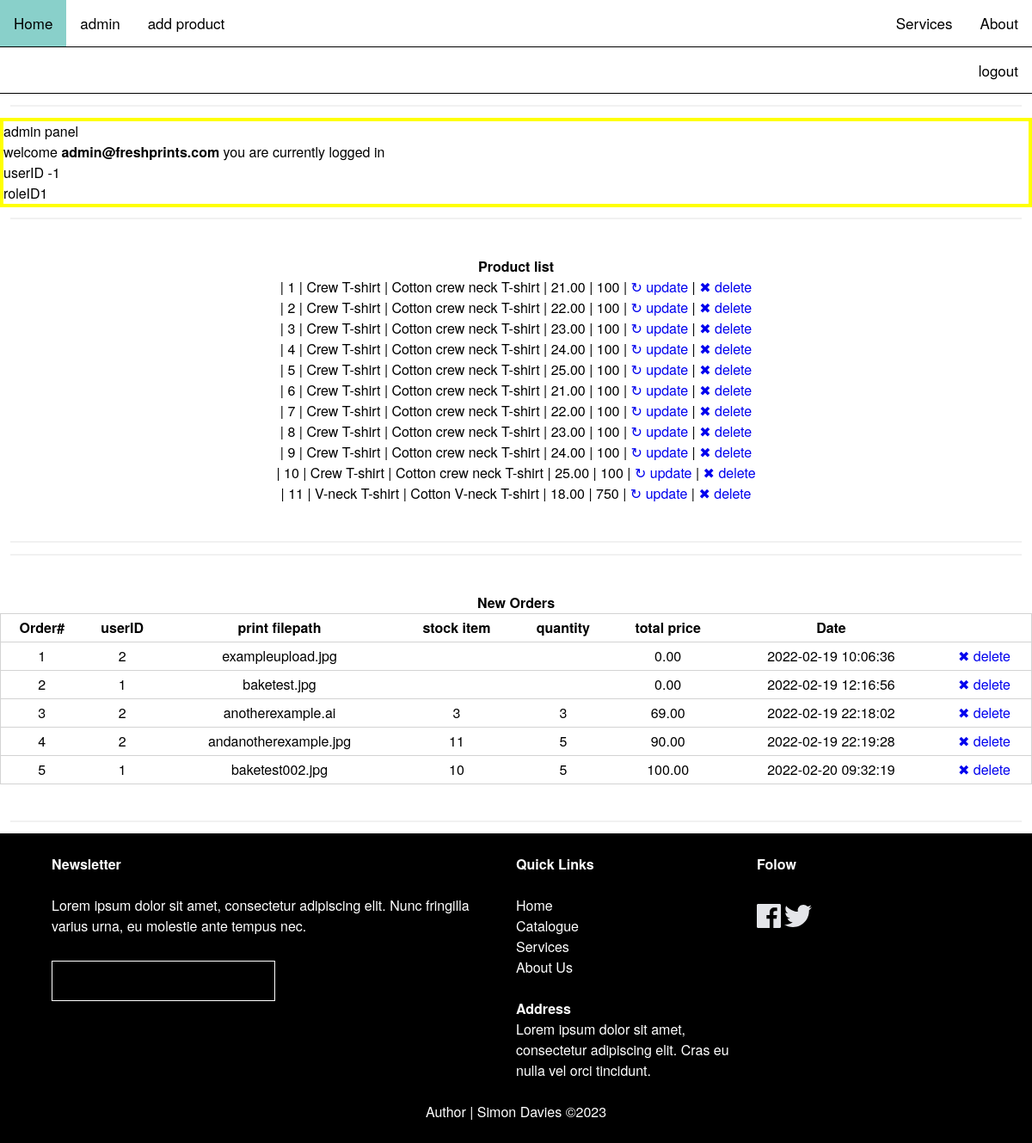
The page /view/admin.php (signed in) on the database its author committed.
### tables this page shows
CREATE TABLE `product` (
  `productID` int(11) NOT NULL,
  `productTitle` varchar(50) NOT NULL,
  `description` text NOT NULL,
  `price` decimal(6,2) NOT NULL,
  `qty` int(5) NOT NULL,
  `colourID` int(11) NOT NULL,
  `sizeID` int(11) NOT NULL,
  `catID` int(11) NOT NULL
);

CREATE TABLE `productionOrder` (
  `orderID` int(11) NOT NULL,
  `userID` int(11) NOT NULL,
  `artUpload` varchar(100) DEFAULT NULL,
  `productID` int(11) DEFAULT NULL,
  `orderQty` int(5) DEFAULT NULL,
  `orderPrice` decimal(6,2) NOT NULL,
  `date` timestamp NOT NULL DEFAULT CURRENT_TIMESTAMP ON UPDATE CURRENT_TIMESTAMP
);

### model/functions.php (called while the page is built, shortened)
<?php
function get_products(){
  global $pdo;
  $sql = 'SELECT * FROM product';
  $result = $pdo->query($sql);
  return $result;
}
function get_orders(){
  global $pdo;
  $sql = "SELECT *
  FROM productionOrder;";
  $statement = $pdo->prepare($sql);
  $statement->execute();
  $result = $statement->fetchAll();
  return $result;
}
?>

### view/admin.php (the view, shortened to what this page needs)
<?php
require('../model/pdo.php');
require('../model/functions.php')
?>
<!DOCTYPE html>
<html lang="en">
<head>
  <link rel="stylesheet" href="../css/reset.css">
  <link rel="stylesheet" href="../css/style.css">
  <link rel="stylesheet" href="https://cdnjs.cloudflare.com/ajax/libs/font-awesome/4.7.0/css/font-awesome.min.css">
</head>
<body>
<?php
require('navigation.php');
?>
<hr>
<?php require('section_account.php'); ?>
<section class="section_container">
<h2>Product list</h2>
<?php
$result = get_products();
foreach($result as $row):
echo '<p> | ' . $row['productID'] . ' | ' . $row['productTitle'] . ' | ' . $row['description'] . ' | ' . $row['price'] . ' | ' . $row['qty'] . ' |';
echo ' <a href="form_productUpdate.php?productID=' . $row['productID'] . '"> &#8635; update </a> |  ';
echo ' <a href="deleteProduct.php?productID=' . $row['productID'] . '"> &#10006; delete </a> </p>' ;
endforeach;
?>
</section>
<hr>
<hr>
<section class="section_container">
<h2>New Orders</h2>
<table>
  <th>Order#</th><th>userID</th><th>print filepath</th><th>stock item</th><th>quantity</th><th>total price</th><th>Date</th><th></th>
<?php
$result = get_orders();
foreach ($result as $row):
echo '<tr> <td>' . $row['orderID'] . '</td><td>' . $row['userID'] . '</td><td>' . $row['artUpload'] . '</td><td>' . $row['productID'] . '</td><td>' . $row['orderQty'] . '</td>';
echo '<td>' . $row['orderPrice'] . '</td><td>' . $row['date'] . '</td> <td><a href="deleteOrder.php?orderID=' . $row['orderID'] . ' "> &#10006; delete </a></td></tr>';
endforeach;
?>
</table>
</section>
<hr>
<?php require('footer.php');?>
</body>
</html>

### view/navigation.php (shortened to what this page needs)
<div class="topnav" id="myTopnav">
<nav class="flex split">
  <div>
    <a href="home.php" >Home</a>
    <?php if(isset($_SESSION['loggedin'])){
              if($_SESSION['roleID'] == '1'){
    echo'<a href="admin.php" class="canHide">admin</a>
         <a href="form_productAdd.php" class="canHide">add product</a>';
       }
      } ?>
  </div>
  <div>
    <a href="#" class="canHide">Services</a>
    <a href="#" class="canHide">About</a>
  </div>
</nav>
<div class="subnav flex">
  <?php if(!isset($_SESSION['loggedin'])){
    echo '<a href="signup.php" class="canHide">signup / login</a>';
  } else {
    echo '<a href="../controller/logoutController.php" class="canHide" >logout</a>';
  }
  ?>
</div>
</div>

### view/section_account.php (shortened to what this page needs)
<?php if(isset($_SESSION['loggedin'])){
?>
<section class="grid col3">
  <div class="admin">
  <p>admin panel</p>
  <?php if(isset($_SESSION['loggedin'])) {
    echo 'welcome <strong>' . $_SESSION['username'] . '</strong> you are currently logged in';
    echo '<p>userID -' . $_SESSION['userID'] . '</p>';
    echo '<p>roleID' . $_SESSION['roleID'] . '</p>';
   }?>
  </div>
</section>
<hr>
<?php } ?>

### view/footer.php (shortened to what this page needs)
<footer>
<div class="grid col4">
<div class="">
<h3>Newsletter</h3>
<br>
<p>Lorem ipsum dolor sit amet, consectetur adipiscing elit. Nunc fringilla varius urna, eu molestie ante tempus nec.</p>
<br>
<input type="text" title="newsletterSignup"></input>
<br>
</div>
<div class="">
<h3>Quick Links</h3>
<br>
<ul>
  <li>Home</li>
  <li>Catalogue</li>
  <li>Services</li>
  <li>About Us</li>
</ul>
<br>
<h3>Address</h3>
<p>Lorem ipsum dolor sit amet, consectetur adipiscing elit. Cras eu nulla vel orci tincidunt. </p>
<br>
</div>
<div class="">
<h3>Folow</h3>
<div class="social"><strong class="fab fa-facebook fa-2x" style="color: #E4E5E9"></strong> <strong class="fab fa-twitter fa-2x" style="color: #E4E5E9"></strong></div>
<br>
</div>
</div>
<div><?php echo "Author | Simon Davies &copy" . date('Y'); ?></div>
</footer>

### css/style.css (style rules this page uses)
* { box-sizing: border-box; }
body { margin: 0; font-family: "HelveticaNeue-Light", "Helvetica Neue Light", "Helvetica Neue", Helvetica, Arial, "Lucida Grande", sans-serif; font-weight: 300; max-width: 100%; font-size: 16px; font-weight: 500; }
.flex { display:flex; }
.split { justify-content: space-between; }
.grid { display:grid; grid-gap:20px; padding:0px; }
.col3 { grid-template-columns: repeat(3, 1fr); }
.col4 { grid-template-columns: 2fr repeat(2,1fr); margin:0 5vw; text-align: left; }
ul { list-style: none; }
.topnav { overflow: hidden; margin: auto; border-bottom: 1px solid black; }
.topnav a { float: left; display: block; color: black; text-align: center; padding: 14px 16px; text-decoration: none; font-size: 17px; }
nav { border-bottom: 1px solid black; }
.subnav { overflow: hidden; width: 100%; margin: auto; justify-content: flex-end; }
.subnav a { padding: 14px 16px; overflow: hidden; }
hr { width: 98%; margin: 0.8rem auto 0.8rem auto; border: 1px solid #f1f1f1; }
a:link, a:visited, a:hover, a:active { text-decoration: none; }
.admin { border:4px solid yellow; grid-column-start: 1; grid-column-end: 4; }
.section_container { padding:2.5% 0; text-align: center; }
footer { background-color: black; color:white; width:100%; text-align: center; padding:1.5rem 0; }
.social { margin-top: 2rem; }
footer input[type=text] { width:50%; background-color:black; border:1px solid white; }
footer input[type=text]:focus, { background-color: black; outline: none; }
input[type=text], input[type=password],input[type=email] { width: 100%; padding: 15px; margin: 0.25rem 0 0.25rem 0; display: inline-block; border: none; background: #f1f1f1; }
.modal-content-order-form, { padding-top:0px; background-color: #fefefe; margin: 0% auto 15% auto; border: 1px solid #888; width: 33%; }
table { width:100%; border-collapse:collapse; }
tr { border: 1px solid lightgrey; }
td, th { padding:0.25rem }

### rows shown on the page
product: productID "1", productTitle "Crew T-shirt", description "Cotton crew neck T-shirt", price "21.00", qty "100"
product: productID "2", productTitle "Crew T-shirt", description "Cotton crew neck T-shirt", price "22.00", qty "100"
product: productID "3", productTitle "Crew T-shirt", description "Cotton crew neck T-shirt", price "23.00", qty "100"
product: productID "4", productTitle "Crew T-shirt", description "Cotton crew neck T-shirt", price "24.00", qty "100"
product: productID "5", productTitle "Crew T-shirt", description "Cotton crew neck T-shirt", price "25.00", qty "100"
product: productID "6", productTitle "Crew T-shirt", description "Cotton crew neck T-shirt", price "21.00", qty "100"
product: productID "7", productTitle "Crew T-shirt", description "Cotton crew neck T-shirt", price "22.00", qty "100"
product: productID "8", productTitle "Crew T-shirt", description "Cotton crew neck T-shirt", price "23.00", qty "100"
product: productID "9", productTitle "Crew T-shirt", description "Cotton crew neck T-shirt", price "24.00", qty "100"
product: productID "10", productTitle "Crew T-shirt", description "Cotton crew neck T-shirt", price "25.00", qty "100"
product: productID "11", productTitle "V-neck T-shirt", description "Cotton V-neck T-shirt", price "18.00", qty "750"
productionorder: orderID "1", userID "2", artUpload "exampleupload.jpg", orderPrice "0.00", date "2022-02-19 10:06:36"
productionorder: orderID "2", userID "1", artUpload "baketest.jpg", orderPrice "0.00", date "2022-02-19 12:16:56"
productionorder: orderID "3", userID "2", artUpload "anotherexample.ai", productID "3", orderQty "3", orderPrice "69.00", date "2022-02-19 22:18:02"
productionorder: orderID "4", userID "2", artUpload "andanotherexample.jpg", productID "11", orderQty "5", orderPrice "90.00", date "2022-02-19 22:19:28"
productionorder: orderID "5", userID "1", artUpload "baketest002.jpg", productID "10", orderQty "5", orderPrice "100.00", date "2022-02-20 09:32:19"

### other values the page prints
$_SESSION['username'] "admin@freshprints.com"
$_SESSION['userID'] "1"
$_SESSION['roleID'] "1"
